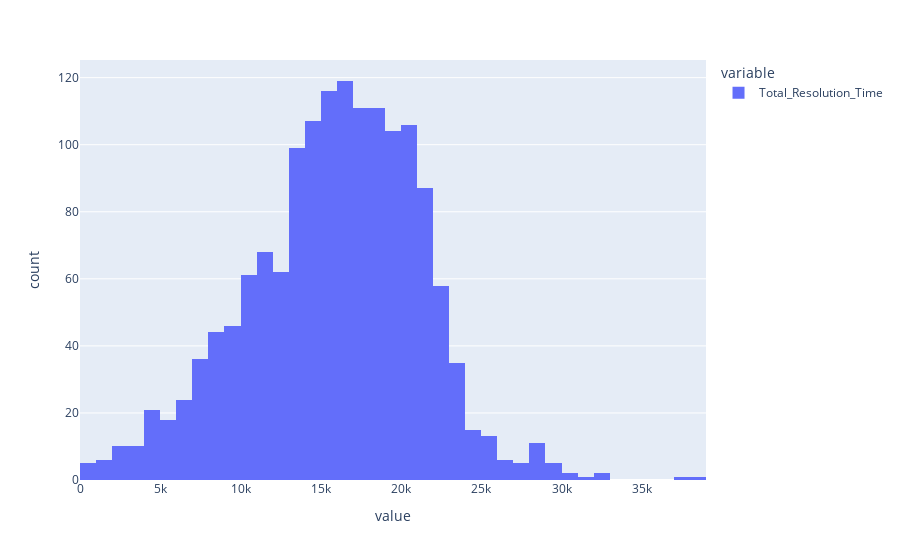
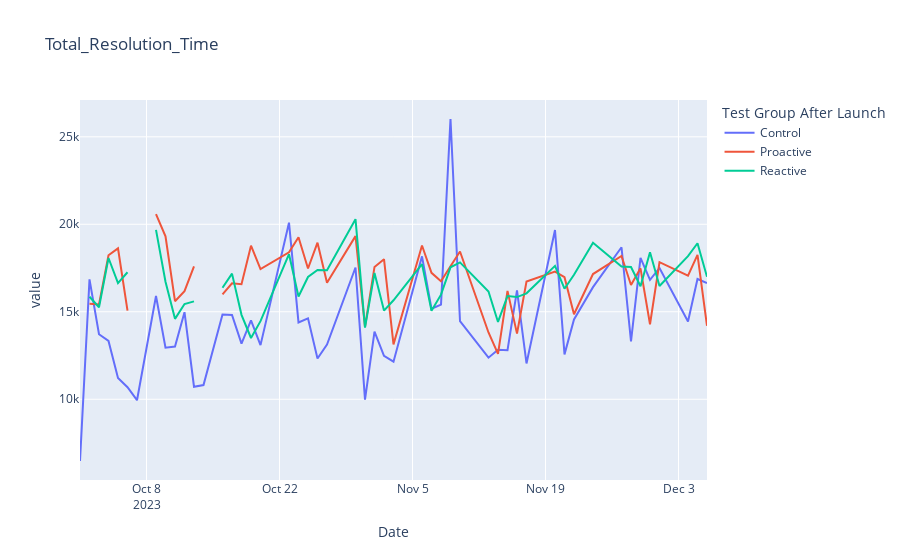
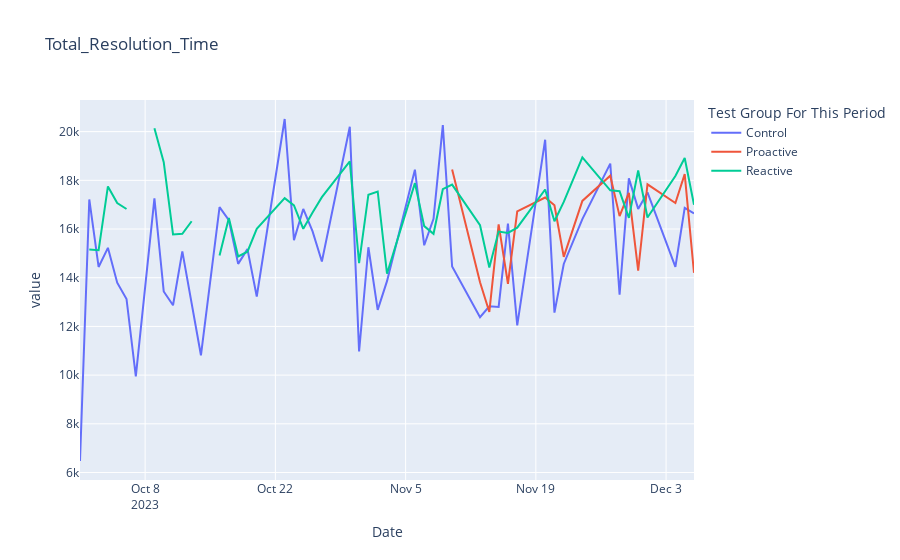

Source (notebook cell) for these figures, in order:
### Code cell
metricList = ['Total_Resolution_Time']
metric_Inputs = ['Sessions','Total_Resolution_Time''HERO_XR_Score','HERO_XR_Count', 'Transfer_Score', 'Transfer_Count',
              'Helix_Searches', 'Helix_Sessions' 'Total_Eligible','Total_Accepted']
test_df = add_conditionals(df_daily)
test_df = add_metrics(test_df)
px.histogram(test_df['Total_Resolution_Time']).show()
test_df = test_df.dropna()
test_df.info(verbose=False)
display(test_df.head(5))
for metric in metricList:
    display(sm.OLS(
        endog = test_df[metric],
        exog = test_df[['Has Proactive','Proactive ExAsst Group','Offer','Weeks Ago','Constant']]
        ).fit().summary())
    # test_df = add_metrics(test_df)
    # px.box(test_df,y=metric,color='Test Group For This Period', title=metric).show()
    graph_df = pd.pivot_table(test_df.copy(),values=metric,columns='Test Group After Launch',index='Date')
    px.line(graph_df,title=metric).show()
    graph_df = pd.pivot_table(test_df.copy(),values=metric,columns='Test Group For This Period',index='Date')
    px.line(graph_df,title=metric).show()

    del graph_df
del test_df, metricList, metric_Inputs
